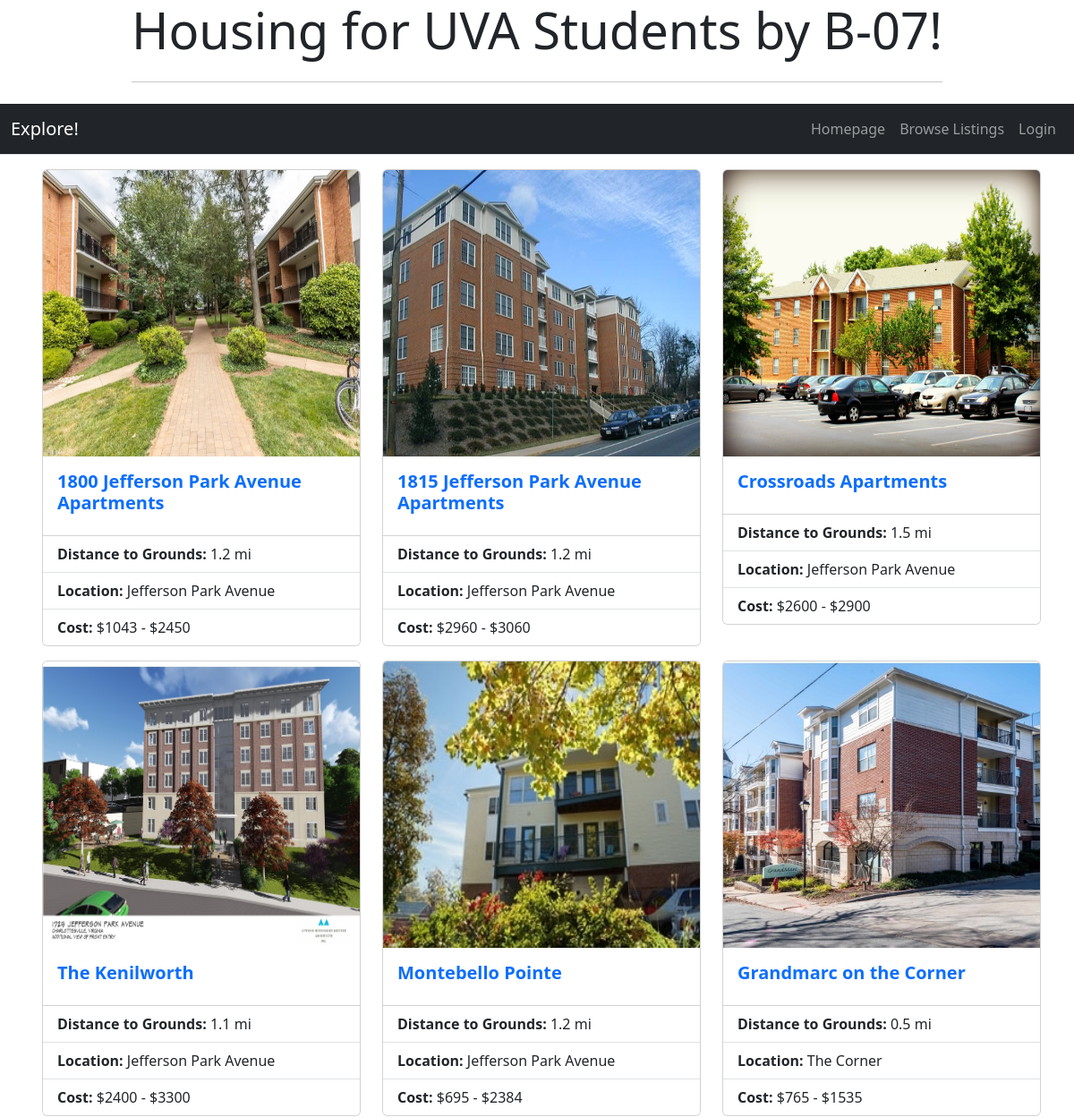
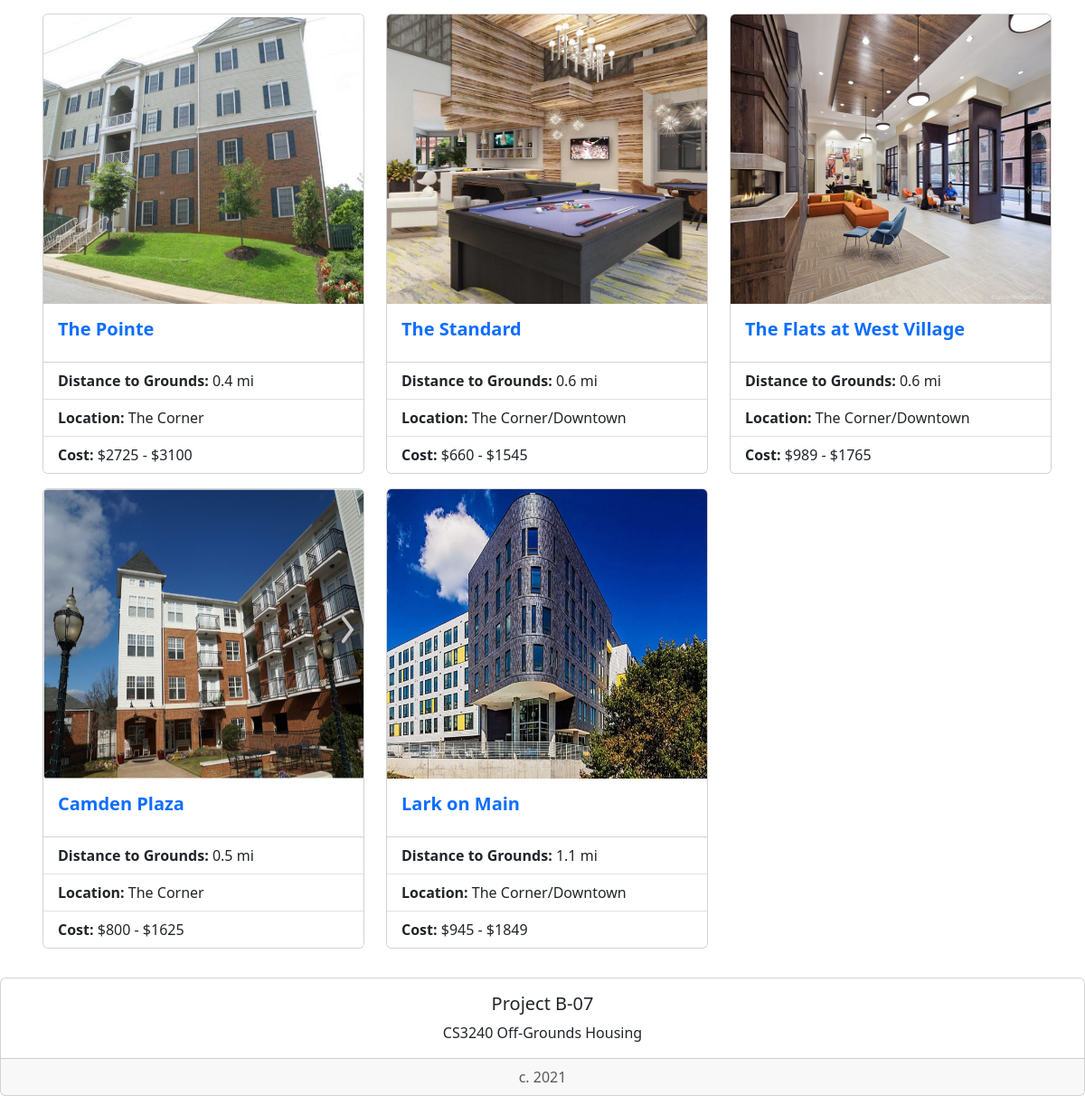
Page /housing/list/ on the committed database (2 pictures, top to bottom).
### housing/models.py (models this page shows, shortened)
class StudentHousing(models.Model):
    name = models.CharField(max_length=200)
    distToGrounds = models.FloatField(default=0)
    parking = models.BooleanField()
    minCost = models.IntegerField(default=0)
    maxCost = models.IntegerField(default=0)
    location = models.TextField(max_length=200, null=True)
    landlordEmail = models.CharField(max_length=200, null=True)
    landlordPhone = models.CharField(max_length=200, null=True)
    amenities = models.TextField(max_length=200, null=True)
    deadline = models.CharField(max_length=200, null=True)
    averageRating = models.FloatField(default=0)
    address = models.TextField(max_length=200, null=True)
    image = models.ImageField(blank=True, null=True) #makes it optional to include an image
    lat = models.FloatField(blank=True, null=True) #leave blank
    long = models.FloatField(blank=True, null=True) #leave blank

### housing/views.py (the view)
# urls.py: path('list/', views.HousingListView.as_view(), name='studentHousingList'),
class HousingListView(generic.ListView):
    template_name = 'housing/studentHousingList.html'
    context_object_name = 'studentHousing_list'
    def get_queryset(self):
        return StudentHousing.objects.filter(distToGrounds__gt=0).filter(minCost__gt=0).filter(maxCost__gt=0)\
            .filter(averageRating__gte=0).filter(averageRating__lte=5)

### housing/templates/housing/studentHousingList.html (shortened to what this page needs)
<!doctype html>
<link href='https://api.mapbox.com/mapbox-gl-js/v2.3.1/mapbox-gl.css' rel='stylesheet' /> {% load bootstrap5 %} {% bootstrap_css %} {% bootstrap_javascript %} {% load socialaccount %}
<div class="container">
    <div class="col d-flex justify-content-center">
        <div class="jumbotron">
            <h1 class="display-4">Housing for UVA Students by B-07!</h1>
            <hr class="my-4">
        </div>
    </div>
</div>
<nav class="navbar navbar-expand-lg navbar-dark bg-dark border-bottom box-shadow mb-3">
    <div class="container-fluid">
        <a class="navbar-brand">Explore!</a>
        <div class="collapse navbar-collapse justify-content-end" id="navbarNav">
            <ul class="navbar-nav">
                <li class="nav-item">
                    <a class="nav-link" href="{% url 'index' %}">Homepage</a>
                </li>
                <li class="nav-item">
                    <a class="nav-link" href="{% url 'housing:studentHousingList' %}">Browse Listings</a>
                </li>
                {% if user.is_authenticated %}
                <li class="nav-item">
                    <a class="nav-link" href="{% url 'housing:logout' %}">Logout</a>
                </li>
                <li class="nav-item dropdown">
                    <a class="nav-link dropdown-toggle" data-bs-toggle="dropdown" href="#" role="button" id="dropdownMenuLink" aria-haspopup="true" aria-expanded="false">Account</a>
                    <div class="dropdown-menu" aria-labelledby="dropdownMenuLink">
                        <a class="dropdown-item nav-link" style="color:black;" href="{% url 'housing:profile' %}">Profile</a>
                        <a class="dropdown-item nav-link" style="color:black;" href="{% url 'housing:review_list' %}">Manage comments</a>
                    </div>
                </li>
                <li class="nav-item">
                    <a class="nav-link" href="{% url 'housing:submission' %}">Suggest a Listing</a>
                </li>
                {% else %}
                <li class="nav-item">
                    <a class="nav-link" href="{% provider_login_url 'google' %}">Login</a>
                </li>
                {% endif %}
            </ul>
        </div>
    </div>
</nav>
 {% if studentHousing_list %}
<dl style="margin-left: 10px">
    <div class="container">
        <div class="row">
            {% for studentHousing in studentHousing_list %}
            <div class="col-sm-4 ">
                <div class="card mb-3" bg-dark mb-3>
                    {% if studentHousing.image %}
                    <img class="card-img-top img-fluid" width="25%" src="{{  studentHousing.image.url }}" alt="Card image cap" style="width: 30rem; height: 20rem;"> {% endif %}
                    <div class="card-body">
                        <h5 class="card-title"><a style="text-decoration:none" href="{% url 'housing:detail' studentHousing.id %}"><strong>{{ studentHousing.name }}</strong></a></h5>
                    </div>
                    <ul class="list-group list-group-flush">
                        <li class="list-group-item"><strong>Distance to Grounds:</strong> {{ studentHousing.distToGrounds }} mi</li>
                        <li class="list-group-item"><strong>Location:</strong> {{ studentHousing.location }}</li>
                        <li class="list-group-item"><strong>Cost:</strong> ${{ studentHousing.minCost }} - ${{ studentHousing.maxCost }}</li>
                    </ul>
                </div>
            </div>
            {% endfor %}
        </div>
    </div>
</dl>
{% else %}
<p>No housing options are available.</p>
{% endif %}
<div style="bottom:0; width:100%" class="card text-center">
    <div class="card-body">
        <h5 class="card-title">Project B-07</h5>
        <p class="card-text">CS3240 Off-Grounds Housing</p>
    </div>
    <div class="card-footer text-muted">
        c. 2021
    </div>
</div>

### rows in the picture
StudentHousing: image (picture), name "1800 Jefferson Park Avenue Apartments", distToGrounds "1.2", location "Jefferson Park Avenue", minCost "1043", maxCost "2450"
StudentHousing: image (picture), name "1815 Jefferson Park Avenue Apartments", distToGrounds "1.2", location "Jefferson Park Avenue", minCost "2960", maxCost "3060"
StudentHousing: image (picture), name "Crossroads Apartments", distToGrounds "1.5", location "Jefferson Park Avenue", minCost "2600", maxCost "2900"
StudentHousing: image (picture), name "The Kenilworth", distToGrounds "1.1", location "Jefferson Park Avenue", minCost "2400", maxCost "3300"
StudentHousing: image (picture), name "Montebello Pointe", distToGrounds "1.2", location "Jefferson Park Avenue", minCost "695", maxCost "2384"
StudentHousing: image (picture), name "Grandmarc on the Corner", distToGrounds "0.5", location "The Corner", minCost "765", maxCost "1535"
StudentHousing: image (picture), name "The Pointe", distToGrounds "0.4", location "The Corner", minCost "2725", maxCost "3100"
StudentHousing: image (picture), name "The Standard", distToGrounds "0.6", location "The Corner/Downtown", minCost "660", maxCost "1545"
StudentHousing: image (picture), name "The Flats at West Village", distToGrounds "0.6", location "The Corner/Downtown", minCost "989", maxCost "1765"
StudentHousing: image (picture), name "Camden Plaza", distToGrounds "0.5", location "The Corner", minCost "800", maxCost "1625"
StudentHousing: image (picture), name "Lark on Main", distToGrounds "1.1", location "The Corner/Downtown", minCost "945", maxCost "1849"
